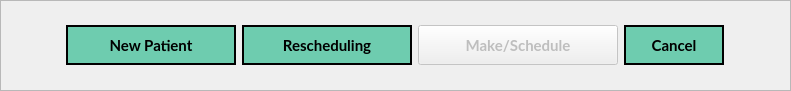
    <widget class="QFrame" name="ViewBtns_Frame">
     <property name="geometry">
      <rect>
       <x>290</x>
       <y>110</y>
       <width>791</width>
       <height>91</height>
      </rect>
     </property>
     <property name="styleSheet">
      <string notr="true">QFrame {
	border-image: none;
	background-color: none;
}</string>
     </property>
     <property name="frameShape">
      <enum>QFrame::StyledPanel</enum>
     </property>
     <property name="frameShadow">
      <enum>QFrame::Raised</enum>
     </property>
     <layout class="QHBoxLayout" name="horizontalLayout_2">
      <item>
       <layout class="QHBoxLayout" name="horizontalLayout">
        <item>
         <widget class="QPushButton" name="NewPatient_Btn">
          <property name="enabled">
           <bool>true</bool>
          </property>
          <property name="minimumSize">
           <size>
            <width>170</width>
            <height>40</height>
           </size>
          </property>
          <property name="maximumSize">
           <size>
            <width>120</width>
            <height>16777215</height>
           </size>
          </property>
          <property name="font">
           <font>
            <family>Lato</family>
            <pointsize>11</pointsize>
            <weight>75</weight>
            <bold>true</bold>
           </font>
          </property>
          <property name="cursor">
           <cursorShape>PointingHandCursor</cursorShape>
          </property>
          <property name="styleSheet">
           <string notr="true">QPushButton {
	border-image: none;
	background-color: #6ECCAF;
	color: black;
	border: 2px solid black;
}

QPushButton::hover {
	background-color: rgb(139, 231, 100);
	color: white;
}

</string>
          </property>
          <property name="text">
           <string>New Patient</string>
          </property>
         </widget>
        </item>
        <item>
         <widget class="QPushButton" name="DisplayReschedule_Btn">
          <property name="enabled">
           <bool>true</bool>
          </property>
          <property name="minimumSize">
           <size>
            <width>170</width>
            <height>40</height>
           </size>
          </property>
          <property name="maximumSize">
           <size>
            <width>120</width>
            <height>16777215</height>
           </size>
          </property>
          <property name="font">
           <font>
            <family>Lato</family>
            <pointsize>11</pointsize>
            <weight>75</weight>
            <bold>true</bold>
           </font>
          </property>
          <property name="cursor">
           <cursorShape>PointingHandCursor</cursorShape>
          </property>
          <property name="styleSheet">
           <string notr="true">QPushButton {
	border-image: none;
	background-color: #6ECCAF;
	color: black;
	border: 2px solid black;
}

QPushButton::hover {
	background-color: rgb(139, 231, 100);
	color: white;
}

</string>
          </property>
          <property name="text">
           <string>Rescheduling</string>
          </property>
         </widget>
        </item>
        <item>
         <widget class="QPushButton" name="DisplaySchedule_Btn">
          <property name="enabled">
           <bool>false</bool>
          </property>
          <property name="minimumSize">
           <size>
            <width>200</width>
            <height>40</height>
           </size>
          </property>
          <property name="maximumSize">
           <size>
            <width>200</width>
            <height>16777215</height>
           </size>
          </property>
          <property name="font">
           <font>
            <family>Lato</family>
            <pointsize>11</pointsize>
            <weight>75</weight>
            <bold>true</bold>
           </font>
          </property>
          <property name="cursor">
           <cursorShape>PointingHandCursor</cursorShape>
          </property>
          <property name="styleSheet">
           <string notr="true">QPushButton {
	border-image: none;
	background-color: rgba(110, 204, 175, .2);
	color: rgba(0, 0, 0, .2);
	border: 2px solid rgba(0, 0, 0, .2);
}

QPushButton::hover {
	background-color: rgb(139, 231, 100);
	color: white;
}</string>
          </property>
          <property name="text">
           <string>Make/Schedule</string>
          </property>
         </widget>
        </item>
        <item>
         <widget class="QPushButton" name="DisplayCancel_Btn">
          <property name="enabled">
           <bool>true</bool>
          </property>
          <property name="minimumSize">
           <size>
            <width>100</width>
            <height>40</height>
           </size>
          </property>
          <property name="maximumSize">
           <size>
            <width>100</width>
            <height>16777215</height>
           </size>
          </property>
          <property name="font">
           <font>
            <family>Lato</family>
            <pointsize>11</pointsize>
            <weight>75</weight>
            <bold>true</bold>
           </font>
          </property>
          <property name="cursor">
           <cursorShape>PointingHandCursor</cursorShape>
          </property>
          <property name="styleSheet">
           <string notr="true">QPushButton {
	border-image: none;
	background-color: #6ECCAF;
	color: black;
	border: 2px solid black;
}

QPushButton::hover {
	background-color: rgb(139, 231, 100);
	color: white;
}

</string>
          </property>
          <property name="text">
           <string>Cancel</string>
          </property>
         </widget>
        </item>
       </layout>
      </item>
     </layout>
    </widget>
